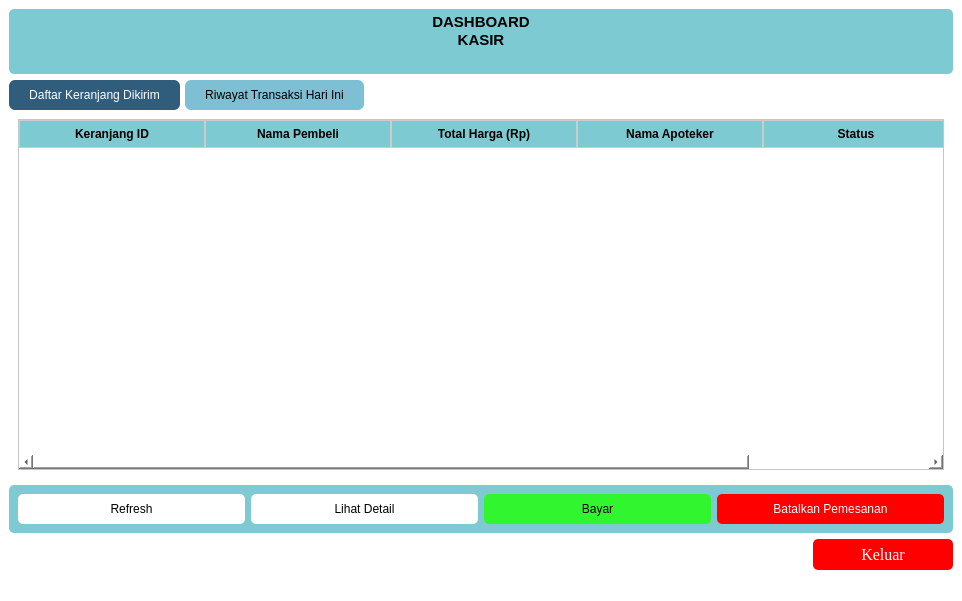
<?xml version="1.0" encoding="UTF-8"?>
<ui version="4.0">
 <class>MainWindow</class>
 <widget class="QMainWindow" name="MainWindow">
  <property name="geometry">
   <rect>
    <x>0</x>
    <y>0</y>
    <width>962</width>
    <height>601</height>
   </rect>
  </property>
  <property name="windowTitle">
   <string>MainWindow</string>
  </property>
  <property name="styleSheet">
   <string notr="true">background-color: rgb(255, 255, 255);</string>
  </property>
  <widget class="QWidget" name="centralwidget">
   <layout class="QVBoxLayout" name="verticalLayout">
    <item>
     <widget class="QTextBrowser" name="textBrowser">
      <property name="maximumSize">
       <size>
        <width>16777215</width>
        <height>65</height>
       </size>
      </property>
      <property name="styleSheet">
       <string notr="true">background-color: rgb(125, 202, 211);
border-radius: 5px;</string>
      </property>
      <property name="html">
       <string>&lt;!DOCTYPE HTML PUBLIC &quot;-//W3C//DTD HTML 4.0//EN&quot; &quot;http://www.w3.org/TR/REC-html40/strict.dtd&quot;&gt;
&lt;html&gt;&lt;head&gt;&lt;meta name=&quot;qrichtext&quot; content=&quot;1&quot; /&gt;&lt;meta charset=&quot;utf-8&quot; /&gt;&lt;style type=&quot;text/css&quot;&gt;
p, li { white-space: pre-wrap; }
hr { height: 1px; border-width: 0; }
li.unchecked::marker { content: &quot;\2610&quot;; }
li.checked::marker { content: &quot;\2612&quot;; }
&lt;/style&gt;&lt;/head&gt;&lt;body style=&quot; font-family:'Segoe UI'; font-size:9pt; font-weight:400; font-style:normal;&quot;&gt;
&lt;p align=&quot;center&quot; style=&quot; margin-top:0px; margin-bottom:0px; margin-left:0px; margin-right:0px; -qt-block-indent:0; text-indent:0px;&quot;&gt;&lt;span style=&quot; font-size:11pt; font-weight:700;&quot;&gt;DASHBOARD&lt;/span&gt;&lt;/p&gt;
&lt;p align=&quot;center&quot; style=&quot; margin-top:0px; margin-bottom:0px; margin-left:0px; margin-right:0px; -qt-block-indent:0; text-indent:0px;&quot;&gt;&lt;span style=&quot; font-size:11pt; font-weight:700;&quot;&gt;KASIR&lt;/span&gt;&lt;/p&gt;&lt;/body&gt;&lt;/html&gt;</string>
      </property>
     </widget>
    </item>
    <item>
     <widget class="QTabWidget" name="tabWidget">
      <property name="styleSheet">
       <string notr="true">QTabBar::tab {       
	
	
	background-color: rgb(125, 192, 211);
         padding: 8px 20px;
         border-radius: 6px;
         margin-right: 5px;
       }
       QTabBar::tab:selected {
	background-color: rgb(48, 93, 124);
	color: rgb(255, 255, 255);
       }

QTabWidget::pane {
    border: none;
    /* samakan dengan QWidget */
	
	background-color: rgb(125, 202, 211);
}

</string>
      </property>
      <property name="currentIndex">
       <number>0</number>
      </property>
      <widget class="QWidget" name="tab">
       <attribute name="title">
        <string>Daftar Keranjang Dikirim</string>
       </attribute>
       <layout class="QGridLayout" name="gridLayout_2">
        <item row="0" column="0">
         <widget class="QTableWidget" name="tableWidget">
          <property name="styleSheet">
           <string notr="true">QHeaderView::section {
    background-color: rgb(125, 202, 211);
    color: black;
    font-weight: bold;
    padding: 4px;
    border: 1px solid #ccc;
}
</string>
          </property>
          <attribute name="horizontalHeaderDefaultSectionSize">
           <number>186</number>
          </attribute>
          <column>
           <property name="text">
            <string>Keranjang ID</string>
           </property>
          </column>
          <column>
           <property name="text">
            <string>Nama Pembeli</string>
           </property>
          </column>
          <column>
           <property name="text">
            <string>Total Harga (Rp)</string>
           </property>
          </column>
          <column>
           <property name="text">
            <string>Nama Apoteker</string>
           </property>
          </column>
          <column>
           <property name="text">
            <string>Status</string>
           </property>
          </column>
         </widget>
        </item>
       </layout>
      </widget>
      <widget class="QWidget" name="tab_2">
       <attribute name="title">
        <string>Riwayat Transaksi Hari Ini</string>
       </attribute>
       <layout class="QGridLayout" name="gridLayout_3">
        <item row="0" column="0">
         <widget class="QTableWidget" name="tableWidget_2">
          <property name="styleSheet">
           <string notr="true">QHeaderView::section {
    background-color: rgb(125, 202, 211);
    color: black;
    font-weight: bold;
    padding: 4px;
    border: 1px solid #ccc;
}
</string>
          </property>
          <attribute name="horizontalHeaderDefaultSectionSize">
           <number>185</number>
          </attribute>
          <column>
           <property name="text">
            <string>Tanggal Transaksi</string>
           </property>
          </column>
          <column>
           <property name="text">
            <string>ID Transaksi</string>
           </property>
          </column>
          <column>
           <property name="text">
            <string>Nama Pembeli</string>
           </property>
          </column>
          <column>
           <property name="text">
            <string>Kategori</string>
           </property>
          </column>
          <column>
           <property name="text">
            <string>Total Harga (Rp)</string>
           </property>
          </column>
         </widget>
        </item>
       </layout>
      </widget>
     </widget>
    </item>
    <item>
     <widget class="QFrame" name="frame">
      <property name="maximumSize">
       <size>
        <width>16777215</width>
        <height>450</height>
       </size>
      </property>
      <property name="styleSheet">
       <string notr="true">background-color: rgb(125, 202, 211);
border-radius: 5px;
</string>
      </property>
      <property name="frameShape">
       <enum>QFrame::StyledPanel</enum>
      </property>
      <property name="frameShadow">
       <enum>QFrame::Raised</enum>
      </property>
      <layout class="QGridLayout" name="gridLayout">
       <item row="2" column="4">
        <widget class="QPushButton" name="pushButton_Batalkan">
         <property name="styleSheet">
          <string notr="true">QPushButton { 
border-radius: 5px;
padding: 8px 20px; 
	background-color: rgb(255, 0, 0);
    color: white;
min-width: 60px;
}

/* Saat kursor hover */
QPushButton:hover {
     /* warna saat hover */
background-color:rgb(213, 0, 0);
	color: white;
}

/* Saat tombol ditekan */
QPushButton:pressed {
     /* warna saat ditekan */
background-color: rgb(213, 0, 0);
	color: white;
}</string>
         </property>
         <property name="text">
          <string>Batalkan Pemesanan</string>
         </property>
        </widget>
       </item>
       <item row="2" column="3">
        <widget class="QPushButton" name="pushButton_Bayar">
         <property name="styleSheet">
          <string notr="true">QPushButton { 
background-color: rgb(49, 245, 46);
	border-radius: 5px;
padding: 8px 8px; 
}

/* Saat kursor hover */
QPushButton:hover {
     /* warna saat hover */
	background-color: rgb(85, 255, 127);
    color: black;
}

/* Saat tombol ditekan */
QPushButton:pressed {
     /* warna saat ditekan */
		background-color: rgb(85, 255, 127);
    color: black;
}

</string>
         </property>
         <property name="text">
          <string>Bayar</string>
         </property>
        </widget>
       </item>
       <item row="2" column="2">
        <widget class="QPushButton" name="pushButton_lihatDetail">
         <property name="styleSheet">
          <string notr="true">QPushButton { 
	background-color: rgb(255, 255, 255);
    color: black;
	border-radius: 5px;
    padding: 8px 20px;
}

/* Saat kursor hover */
QPushButton:hover {
     /* warna saat hover */
	color: rgb(255, 255, 255);
	background-color: rgb(36, 79, 124);
}

/* Saat tombol ditekan */
QPushButton:pressed {
     /* warna saat ditekan */
	color: rgb(255, 255, 255);
	background-color: rgb(36, 79, 124);
}
</string>
         </property>
         <property name="text">
          <string>Lihat Detail</string>
         </property>
        </widget>
       </item>
       <item row="2" column="1">
        <widget class="QPushButton" name="pushButton_refresh">
         <property name="styleSheet">
          <string notr="true">QPushButton { 
	background-color: rgb(255, 255, 255);
    color: black;
	border-radius: 5px;
    padding: 8px 20px;
}

/* Saat kursor hover */
QPushButton:hover {
     /* warna saat hover */
	color: rgb(255, 255, 255);
	background-color: rgb(36, 79, 124);
}

/* Saat tombol ditekan */
QPushButton:pressed {
     /* warna saat ditekan */
	color: rgb(255, 255, 255);
	background-color: rgb(36, 79, 124);
}
</string>
         </property>
         <property name="text">
          <string>Refresh</string>
         </property>
        </widget>
       </item>
      </layout>
     </widget>
    </item>
    <item alignment="Qt::AlignRight">
     <widget class="QPushButton" name="pushButton_keluar">
      <property name="font">
       <font>
        <family>Times New Roman</family>
        <pointsize>12</pointsize>
        <italic>false</italic>
        <bold>false</bold>
       </font>
      </property>
      <property name="styleSheet">
       <string notr="true">QPushButton { 
border-radius: 5px;
	background-color: rgb(255, 0, 0);
    color: white;
padding: 6px 20px;
    min-width: 100px;
    max-width: 200px;
}

/* Saat kursor hover */
QPushButton:hover {
     /* warna saat hover */
background-color:rgb(213, 0, 0);
	color: white;
}

/* Saat tombol ditekan */
QPushButton:pressed {
     /* warna saat ditekan */
background-color: rgb(213, 0, 0);
	color: white;
}</string>
      </property>
      <property name="text">
       <string>Keluar</string>
      </property>
     </widget>
    </item>
   </layout>
  </widget>
  <widget class="QMenuBar" name="menubar">
   <property name="geometry">
    <rect>
     <x>0</x>
     <y>0</y>
     <width>962</width>
     <height>22</height>
    </rect>
   </property>
  </widget>
  <widget class="QStatusBar" name="statusbar"/>
 </widget>
 <resources/>
 <connections/>
</ui>
